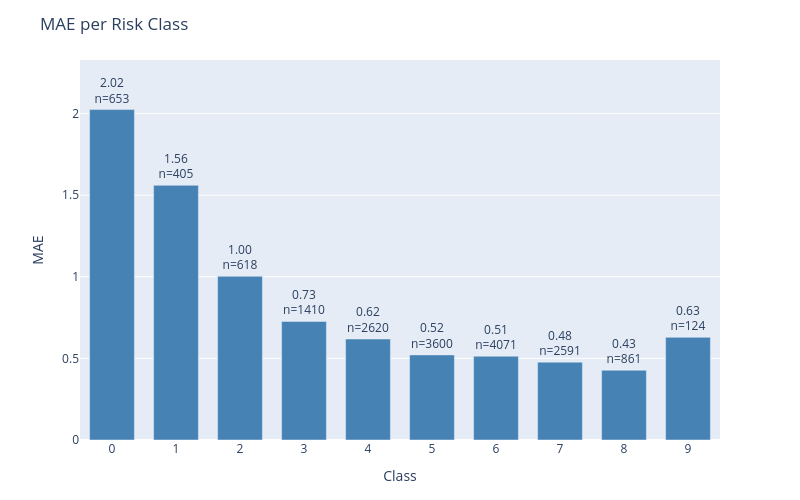

Source (notebook cell):
### Code cell
plot_error_by_group(
    df=results_test,
    y_true_col='actual',
    y_pred_col='prediction',
    group_by='class',
    metric='mae',
    title='MAE per Risk Class'
)

### Figure 1 — Plotly figure (JSON) as saved in the notebook; plotly's stock layout.template omitted (floating-point values rounded to 4 significant figures)
{"data": [{"marker": {"color": "steelblue"}, "text": ["2.02<br>n=653", "1.56<br>n=405", "1.00<br>n=618", "0.73<br>n=1410", "0.62<br>n=2620", "0.52<br>n=3600", "0.51<br>n=4071", "0.48<br>n=2591", "0.43<br>n=861", "0.63<br>n=124"], "textposition": "outside", "type": "bar", "x": ["0", "1", "2", "3", "4", "5", "6", "7", "8", "9"], "y": [2.025, 1.56, 1.003, 0.7262, 0.6187, 0.5214, 0.5134, 0.477, 0.4274, 0.629]}], "layout": {"bargap": 0.3, "height": 500, "margin": {"b": 60, "t": 60}, "title": {"text": "MAE per Risk Class"}, "uniformtext": {"minsize": 8, "mode": "hide"}, "width": 800, "xaxis": {"title": {"text": "Class"}}, "yaxis": {"range": [0, 2.328], "title": {"text": "MAE"}}}}
